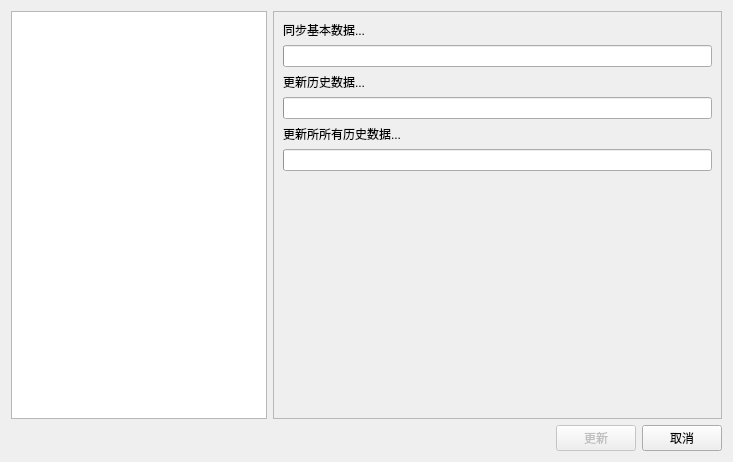
<?xml version="1.0" encoding="UTF-8"?>
<ui version="4.0">
 <class>SyncDialog</class>
 <widget class="QDialog" name="SyncDialog">
  <property name="geometry">
   <rect>
    <x>0</x>
    <y>0</y>
    <width>733</width>
    <height>462</height>
   </rect>
  </property>
  <property name="minimumSize">
   <size>
    <width>0</width>
    <height>0</height>
   </size>
  </property>
  <property name="windowTitle">
   <string>数据同步</string>
  </property>
  <property name="styleSheet">
   <string notr="true"/>
  </property>
  <layout class="QVBoxLayout" name="verticalLayout">
   <item>
    <layout class="QHBoxLayout" name="horizontalLayout_2">
     <item>
      <widget class="QListWidget" name="listWidget">
       <property name="sizePolicy">
        <sizepolicy hsizetype="Fixed" vsizetype="Expanding">
         <horstretch>0</horstretch>
         <verstretch>0</verstretch>
        </sizepolicy>
       </property>
       <property name="minimumSize">
        <size>
         <width>200</width>
         <height>0</height>
        </size>
       </property>
       <property name="editTriggers">
        <set>QAbstractItemView::EditTrigger::NoEditTriggers</set>
       </property>
       <property name="alternatingRowColors">
        <bool>true</bool>
       </property>
       <property name="selectionMode">
        <enum>QAbstractItemView::SelectionMode::ExtendedSelection</enum>
       </property>
       <property name="selectionBehavior">
        <enum>QAbstractItemView::SelectionBehavior::SelectRows</enum>
       </property>
       <property name="spacing">
        <number>1</number>
       </property>
       <property name="modelColumn">
        <number>0</number>
       </property>
      </widget>
     </item>
     <item>
      <widget class="QFrame" name="frame">
       <property name="sizePolicy">
        <sizepolicy hsizetype="Expanding" vsizetype="Expanding">
         <horstretch>0</horstretch>
         <verstretch>0</verstretch>
        </sizepolicy>
       </property>
       <property name="minimumSize">
        <size>
         <width>300</width>
         <height>0</height>
        </size>
       </property>
       <property name="frameShape">
        <enum>QFrame::Shape::StyledPanel</enum>
       </property>
       <property name="frameShadow">
        <enum>QFrame::Shadow::Raised</enum>
       </property>
       <layout class="QVBoxLayout" name="verticalLayout_2">
        <item>
         <widget class="QLabel" name="processTip1">
          <property name="text">
           <string>同步基本数据...</string>
          </property>
         </widget>
        </item>
        <item>
         <widget class="QProgressBar" name="progressBar1">
          <property name="sizePolicy">
           <sizepolicy hsizetype="Expanding" vsizetype="Fixed">
            <horstretch>0</horstretch>
            <verstretch>0</verstretch>
           </sizepolicy>
          </property>
          <property name="minimumSize">
           <size>
            <width>0</width>
            <height>0</height>
           </size>
          </property>
          <property name="maximumSize">
           <size>
            <width>16777215</width>
            <height>16777215</height>
           </size>
          </property>
          <property name="baseSize">
           <size>
            <width>0</width>
            <height>0</height>
           </size>
          </property>
          <property name="font">
           <font>
            <pointsize>9</pointsize>
           </font>
          </property>
          <property name="autoFillBackground">
           <bool>false</bool>
          </property>
          <property name="styleSheet">
           <string notr="true"/>
          </property>
          <property name="value">
           <number>0</number>
          </property>
          <property name="alignment">
           <set>Qt::AlignmentFlag::AlignCenter</set>
          </property>
          <property name="textVisible">
           <bool>false</bool>
          </property>
          <property name="orientation">
           <enum>Qt::Orientation::Horizontal</enum>
          </property>
          <property name="invertedAppearance">
           <bool>false</bool>
          </property>
          <property name="textDirection">
           <enum>QProgressBar::Direction::TopToBottom</enum>
          </property>
         </widget>
        </item>
        <item>
         <widget class="QLabel" name="processTip3">
          <property name="text">
           <string>更新历史数据...</string>
          </property>
         </widget>
        </item>
        <item>
         <widget class="QProgressBar" name="progressBar3">
          <property name="value">
           <number>0</number>
          </property>
          <property name="textVisible">
           <bool>false</bool>
          </property>
         </widget>
        </item>
        <item>
         <widget class="QLabel" name="processTip2">
          <property name="text">
           <string>更新所所有历史数据...</string>
          </property>
         </widget>
        </item>
        <item>
         <widget class="QProgressBar" name="progressBar2">
          <property name="sizePolicy">
           <sizepolicy hsizetype="Expanding" vsizetype="Fixed">
            <horstretch>0</horstretch>
            <verstretch>0</verstretch>
           </sizepolicy>
          </property>
          <property name="minimumSize">
           <size>
            <width>0</width>
            <height>0</height>
           </size>
          </property>
          <property name="maximumSize">
           <size>
            <width>16777215</width>
            <height>16777215</height>
           </size>
          </property>
          <property name="baseSize">
           <size>
            <width>0</width>
            <height>0</height>
           </size>
          </property>
          <property name="font">
           <font>
            <pointsize>9</pointsize>
           </font>
          </property>
          <property name="autoFillBackground">
           <bool>false</bool>
          </property>
          <property name="styleSheet">
           <string notr="true"/>
          </property>
          <property name="value">
           <number>0</number>
          </property>
          <property name="alignment">
           <set>Qt::AlignmentFlag::AlignCenter</set>
          </property>
          <property name="textVisible">
           <bool>false</bool>
          </property>
          <property name="orientation">
           <enum>Qt::Orientation::Horizontal</enum>
          </property>
          <property name="invertedAppearance">
           <bool>false</bool>
          </property>
          <property name="textDirection">
           <enum>QProgressBar::Direction::TopToBottom</enum>
          </property>
         </widget>
        </item>
        <item>
         <spacer name="verticalSpacer">
          <property name="orientation">
           <enum>Qt::Orientation::Vertical</enum>
          </property>
          <property name="sizeHint" stdset="0">
           <size>
            <width>20</width>
            <height>40</height>
           </size>
          </property>
         </spacer>
        </item>
       </layout>
      </widget>
     </item>
    </layout>
   </item>
   <item>
    <layout class="QHBoxLayout" name="horizontalLayout">
     <item>
      <spacer name="horizontalSpacer">
       <property name="orientation">
        <enum>Qt::Orientation::Horizontal</enum>
       </property>
       <property name="sizeHint" stdset="0">
        <size>
         <width>40</width>
         <height>20</height>
        </size>
       </property>
      </spacer>
     </item>
     <item>
      <widget class="QPushButton" name="syncButton">
       <property name="enabled">
        <bool>false</bool>
       </property>
       <property name="text">
        <string>更新</string>
       </property>
      </widget>
     </item>
     <item>
      <widget class="QPushButton" name="cancelButton">
       <property name="text">
        <string>取消</string>
       </property>
      </widget>
     </item>
    </layout>
   </item>
  </layout>
 </widget>
 <resources/>
 <connections>
  <connection>
   <sender>cancelButton</sender>
   <signal>clicked()</signal>
   <receiver>SyncDialog</receiver>
   <slot>reject()</slot>
   <hints>
    <hint type="sourcelabel">
     <x>659</x>
     <y>458</y>
    </hint>
    <hint type="destinationlabel">
     <x>710</x>
     <y>479</y>
    </hint>
   </hints>
  </connection>
  <connection>
   <sender>syncButton</sender>
   <signal>clicked()</signal>
   <receiver>SyncDialog</receiver>
   <slot>onSyncButtonClicked()</slot>
   <hints>
    <hint type="sourcelabel">
     <x>566</x>
     <y>460</y>
    </hint>
    <hint type="destinationlabel">
     <x>710</x>
     <y>479</y>
    </hint>
   </hints>
  </connection>
  <connection>
   <sender>listWidget</sender>
   <signal>itemSelectionChanged()</signal>
   <receiver>SyncDialog</receiver>
   <slot>onItemSelectionChanged()</slot>
   <hints>
    <hint type="sourcelabel">
     <x>104</x>
     <y>303</y>
    </hint>
    <hint type="destinationlabel">
     <x>316</x>
     <y>750</y>
    </hint>
   </hints>
  </connection>
 </connections>
 <slots>
  <slot>onSyncButtonClicked()</slot>
  <slot>onItemSelectionChanged()</slot>
 </slots>
</ui>
